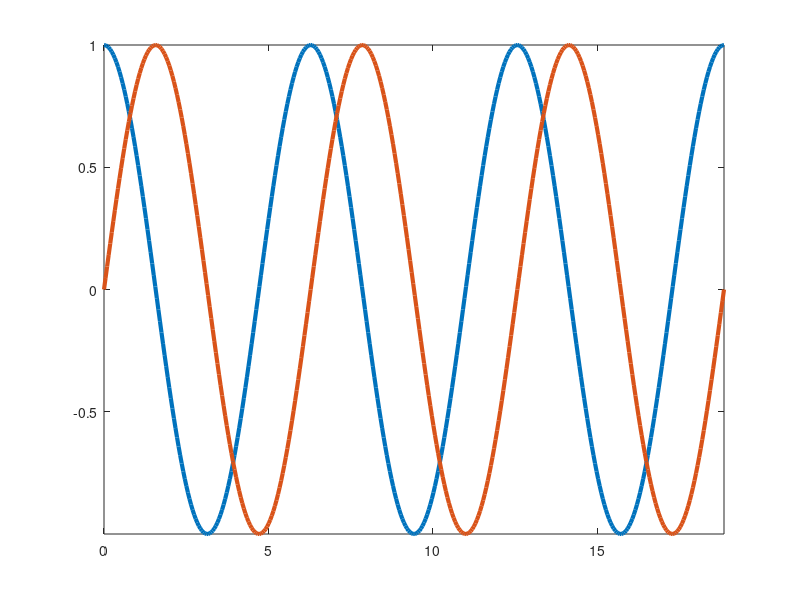

MATLAB code to generate this figure: (Note: this script raises an error after producing the figure.)
individual = false;
% when individual is false, there will only be dots at the beginning and end of the initial / final span rather than in
% between (unless continuationDots is passed as true(3, 2) ).

clf;

t = linspace(0, 6*pi, 400)';
plot(t, [cos(t), sin(t)], '-', 'LineWidth', 3);
xlim([0 6*pi]);
ylim([-1 1]);
axis tight;

ax = gca;
ax.XTick = 0:pi/2:6*pi;
ax.YTick = -1:1/6:1;

ax.XDir = 'reverse';
ax.YDir = 'reverse';

% continuationDots = [true, true];
continuationDots = true(3, 2);
spanPadding = [0.1 0.1];
aa = AutoAxis();

if individual
    aa.addLabeledSpan('x', span=[0*pi 2*pi], label="phase 1", labelColor='k', color=[0.8 0.2 0.2], ...
        continuationDots=continuationDots, spanPadding=spanPadding);
    aa.addLabeledSpan('x', span=[2*pi 4*pi], label="phase 2", labelColor='k', color=[0.2 0.8 0.2], ...
        continuationDots=continuationDots, spanPadding=spanPadding);
    aa.addLabeledSpan('x', span=[4*pi 6*pi], label="phase 3", labelColor='k', color=[0.2 0.2 0.8], ...
        continuationDots=continuationDots, spanPadding=spanPadding);
else
    aa.addLabeledSpan('x', span=[0*pi 2*pi; 2*pi 4*pi; 4*pi 6*pi]', label=["phase 1", "phase 2", "phase 3"], labelColor='k', color=[0.8 0.2 0.2; 0.2 0.8 0.2; 0.2 0.2 0.8], ...
        continuationDots=continuationDots, spanPadding=spanPadding);
end

if individual
    aa.addLabeledSpan('y', span=[-1 -1/3], label="low amp", labelColor='k', color=[1 0.64 0], ...
        rotation=90, continuationDots=continuationDots, spanPadding=spanPadding, rotation=90);
    aa.addLabeledSpan('y', span=[-1/3 1/3], label="mid amp", labelColor='k', color=[1 0.64 0.5], ...
        rotation=90, continuationDots=continuationDots, spanPadding=spanPadding, rotation=90);
    aa.addLabeledSpan('y', span=[1/3 1], label="high amp", labelColor='k', color=[1 0.64 1], ...
        rotation=90, continuationDots=continuationDots, spanPadding=spanPadding, rotation=90);
else
    aa.addLabeledSpan('y', span=[-1 -1/3; -1/3 1/3; 1/3 1]', label=["low amp", "mid amp", "high amp"], labelColor='k', color=[1 0.64 0; 1 0.64 0.5; 1 0.64 1], ...
        continuationDots=continuationDots, spanPadding=spanPadding, rotation=90);
end

grid on;

aa.update();